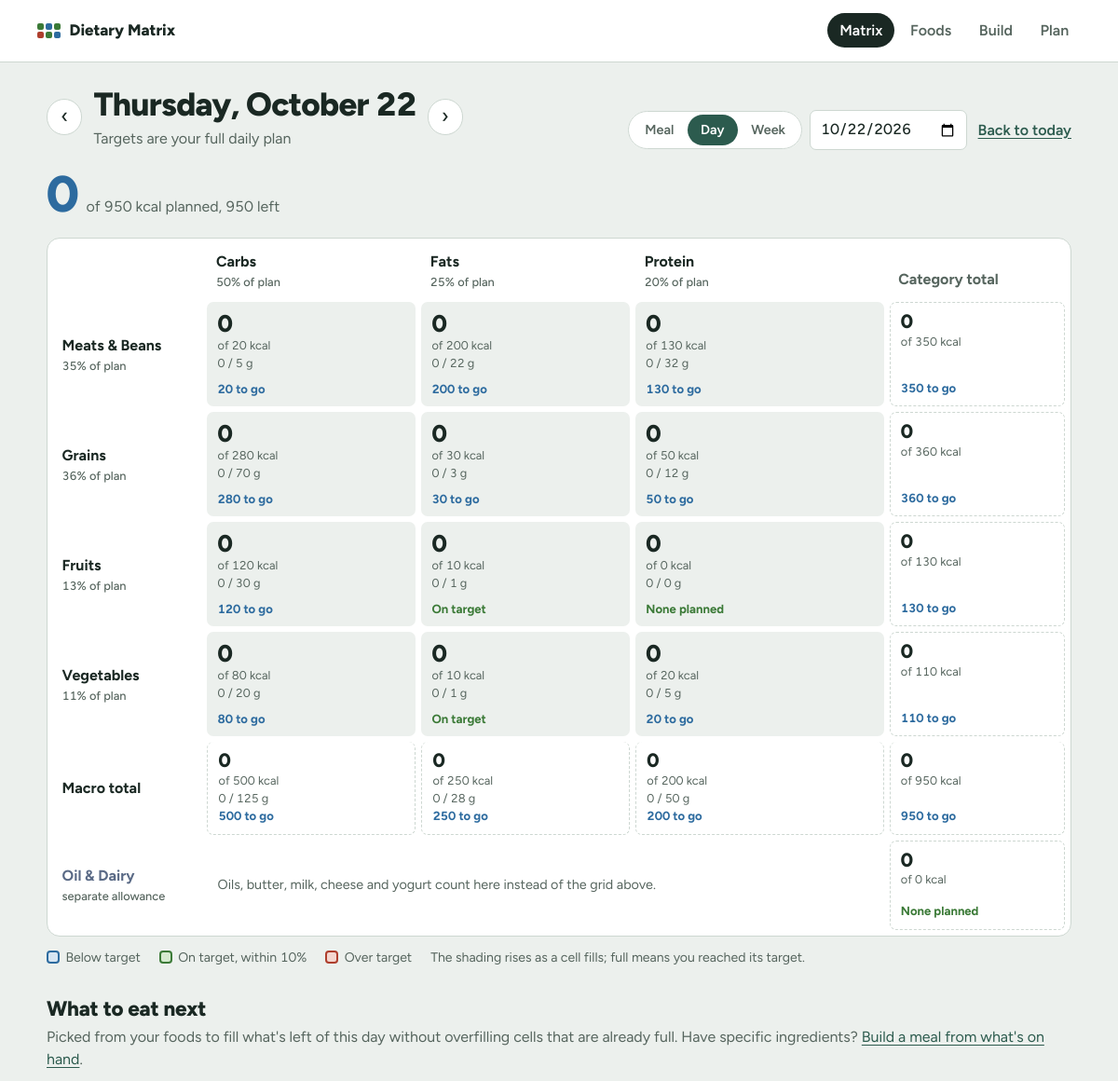
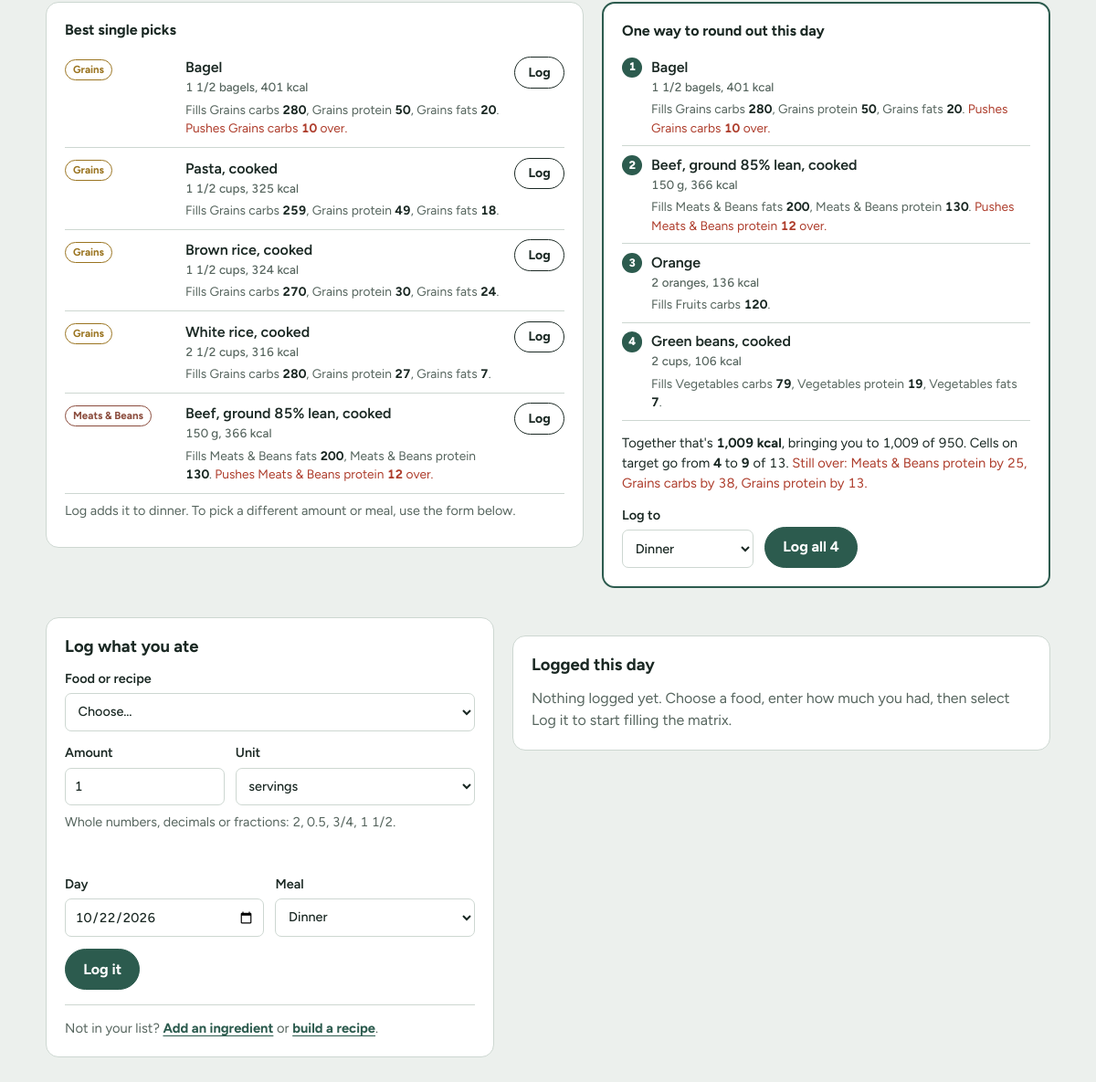
The page /?scope=day&day=2026-10-22&meal=Dinner on the database its author committed (2 pictures, top to bottom).
### tables this page shows
CREATE TABLE foods (
    id        INTEGER PRIMARY KEY AUTOINCREMENT,
    name      TEXT NOT NULL UNIQUE COLLATE NOCASE,
    category  TEXT NOT NULL,
    serving   TEXT NOT NULL DEFAULT '1 serving',
    carbs_g   REAL NOT NULL DEFAULT 0,
    fat_g     REAL NOT NULL DEFAULT 0,
    protein_g REAL NOT NULL DEFAULT 0
, kind TEXT NOT NULL DEFAULT 'ingredient', serving_g REAL, serving_ml REAL, serving_each REAL, each_label TEXT, yield_servings REAL, batch_g REAL, batch_ml REAL, batch_each REAL);

### app.py (the view)
@app.route("/")
def matrix():
    cfg = load_config()
    lib = get_library()
    period = resolve_period(request.args, cfg)
    entries = fetch_entries(period, lib)
    mx = build_matrix(cfg, entries, period["factor"])
    foods = sorted(lib.foods.values(), key=lambda f: f["name"].lower())
    groups = [("Recipes", [f for f in foods if f["kind"] == "recipe"])]
    groups += [(c, [f for f in foods if f["kind"] != "recipe" and f["category"] == c])
               for c in ALL_CATEGORIES]
    summaries = {f["id"]: lib.summary(f["id"]) for f in foods}
    if period["scope"] == "week":
        log_day = date.today() if period["is_today"] else period["start"]
    else:
        log_day = period["day"]
    log_meal = period["meal"] if period["scope"] == "meal" else guess_meal()
    selected = request.args.get("food", type=int)
    uses = dict(get_db().execute("SELECT food_id, COUNT(*) FROM log GROUP BY food_id").fetchall())
    tips = suggest(cfg, mx, lib, period["factor"], uses)
    return render_template(
        "matrix.html", cfg=cfg, p=period, mx=mx, days=group_entries(entries),
        groups=[gr for gr in groups if gr[1]], summaries=summaries, has_foods=bool(foods),
        log_day=log_day.isoformat(), log_meal=log_meal, selected=selected,
        food_data=lib.client_data(), tips=tips,
    )

### app.py (called while the page is built)
def get_db():
    if "db" not in g:
        g.db = sqlite3.connect(DB_PATH)
        g.db.row_factory = sqlite3.Row
        g.db.execute("PRAGMA foreign_keys = ON")
    return g.db

def _merge(base, override):
    for key, value in override.items():
        if isinstance(value, dict) and isinstance(base.get(key), dict):
            _merge(base[key], value)
        else:
            base[key] = value
    return base

def load_config():
    row = get_db().execute("SELECT value FROM settings WHERE key='config'").fetchone()
    cfg = copy.deepcopy(DEFAULT_SETTINGS)
    if row:
        _merge(cfg, json.loads(row["value"]))
    return cfg

def extra_allowance(cfg):
    p = cfg["extra_pct"]
    if p <= 0 or p >= 1:
        return 0.0
    return float(round(p / (1 - p) * cfg["daily_calories"], -1))

def pct_base_kcal(cfg):
    if cfg.get("pct_base") == "total":
        return cfg["daily_calories"] + extra_allowance(cfg)
    return cfg["daily_calories"]

def fmt_qty(q):
    if q is None:
        return ""
    whole = int(q)
    frac = q - whole
    if frac < 0.005:
        return f"{whole:,}"
    if frac > 0.995:
        return f"{whole + 1:,}"
    if q < 20:
        for value, label in _NICE_FRACTIONS:
            if abs(frac - value) < 0.005:
                return f"{whole} {label}" if whole else label
    return f"{q:,.2f}".rstrip("0").rstrip(".")

def pluralize(word, q):
    if q <= 1 + 1e-9 or not word or word.endswith("s"):
        return word
    if word.endswith(("ch", "sh", "x")):
        return word + "es"
    return word + "s"

def unit_label(unit, q=1, each_label=None):
    if unit == "each":
        return pluralize(each_label or "piece", q)
    label = UNITS.get(unit, (None, None, unit))[2]
    return pluralize(label, q) if unit in PLURAL_UNITS else label

def fmt_amount(q, unit, each_label=None):
    return f"{fmt_qty(q)} {unit_label(unit, q, each_label)}"

def nice_volume(ml):
    for unit, step in (("cup", 8), ("tbsp", 2), ("tsp", 4)):
        q = ml / UNITS[unit][1]
        if q >= (0.25 if unit == "cup" else 0.25) and abs(q * step - round(q * step)) < 0.03 and q < 50:
            return round(q * step) / step, unit
    return round(ml, 1), "ml"

def get_library():
    if "lib" not in g:
        g.lib = Library(get_db())
    return g.lib

def parse_day(value, default=None):
    try:
        return date.fromisoformat(str(value))
    except (TypeError, ValueError):
        return default if default is not None else date.today()

### templates/matrix.html (shortened to what this page needs)
{% extends "base.html" %}
{% from "_macros.html" import cell, unit_options, split_text with context %}
{% block content %}
<section class="period">
  <div class="period-head">
    <a class="step" href="{{ url_for('matrix', scope=p.scope, day=p.prev, meal=p.meal) }}" aria-label="Previous {{ p.scope }}">‹</a>
    <div class="period-title">
      <h1>{{ p.label }}</h1>
      <p class="note">{{ p.note }}</p>
    </div>
    <a class="step" href="{{ url_for('matrix', scope=p.scope, day=p.next, meal=p.meal) }}" aria-label="Next {{ p.scope }}">›</a>
  </div>
  <form class="period-controls" method="get" action="{{ url_for('matrix') }}" data-autosubmit>
    <fieldset class="seg">
      {% for s, lbl in [('meal', 'Meal'), ('day', 'Day'), ('week', 'Week')] %}
      <label><input type="radio" name="scope" value="{{ s }}" {% if p.scope == s %}checked{% endif %}><span>{{ lbl }}</span></label>
      {% endfor %}
    </fieldset>
    <input id="pick-day" type="date" name="day" value="{{ p.day.isoformat() }}">
    {% if not p.is_today %}<a class="today" href="{{ url_for('matrix', scope=p.scope, meal=p.meal) }}">Back to today</a>{% endif %}
  </form>
</section>
<section class="summary" aria-label="Summary">
  <p class="headline">
    <span class="big {{ mx.grand.status }}">{{ mx.grand.actual|num }}</span>
    <span>of {{ mx.grand.target|num }} kcal planned
      {%- if mx.grand.status == 'under' %}, {{ (-mx.grand.delta)|num }} left{% elif mx.grand.status == 'over' %}, {{ mx.grand.delta|num }} over{% else %}, right on plan{% endif %}</span>
  </p>
</section>
<section aria-label="Calorie matrix">
  <div class="matrix-wrap">
    <table class="matrix">
      <thead>
        <tr>
          <th scope="col"><span class="sr-only">Category</span></th>
          {% for m in MACROS %}
          <th scope="col">{{ MACRO_LABELS[m] }}<span class="plan-share">{{ mx.plan_cols[m]|pct }} of plan</span></th>
          {% endfor %}
          <th scope="col" class="total-col">Category total</th>
        </tr>
      </thead>
      <tbody>
        {% for cat in CATEGORIES %}
        <tr>
          <th scope="row">{{ cat }}<span class="plan-share">{{ mx.plan_rows[cat]|pct }} of plan</span></th>
          {% for m in MACROS %}{{ cell(mx.cells[cat][m], m) }}{% endfor %}
          {{ cell(mx.row_totals[cat], None, 'total') }}
        </tr>
        {% endfor %}
      </tbody>
      <tfoot>
        <tr class="macro-totals">
          <th scope="row">Macro total</th>
          {% for m in MACROS %}{{ cell(mx.col_totals[m], m, 'total') }}{% endfor %}
          {{ cell(mx.core_total, None, 'total') }}
        </tr>
        <tr class="extra-row">
          <th scope="row">{{ EXTRA_CATEGORY }}<span class="plan-share">separate allowance</span></th>
          <td colspan="3" class="extra-split">
            {% set em = mx.extra_macros %}
            {% if em.carbs + em.fat + em.protein > 0 %}
              From {{ em.carbs|num }} kcal carbs, {{ em.fat|num }} fat and {{ em.protein|num }} protein.
            {% else %}
              Oils, butter, milk, cheese and yogurt count here instead of the grid above.
            {% endif %}
          </td>
          {{ cell(mx.extra, None, 'total') }}
        </tr>
      </tfoot>
    </table>
  </div>
  <ul class="legend" aria-label="Legend">
    <li><span class="sw under"></span>Below target</li>
    <li><span class="sw on"></span>On target, within {{ (cfg.tolerance * 100)|round|int }}%</li>
    <li><span class="sw over"></span>Over target</li>
    <li class="legend-note">The shading rises as a cell fills; full means you reached its target.</li>
  </ul>
</section>
{% set rest = 'this meal' if p.scope == 'meal' else ('this week' if p.scope == 'week' else ('today' if p.is_today else 'this day')) %}
{% macro effect(t) -%}
<p class="effect">
  {%- if t.fills %}Fills {% for n, v in t.fills %}{{ n }} <b>{{ v|num }}</b>{{ ', ' if not loop.last }}{% endfor %}.{% endif %}
  {%- if t.overs %} <span class="over-text">Pushes {% for n, v in t.overs %}{{ n }} <b>{{ v|num }}</b>{{ ', ' if not loop.last }}{% endfor %} over.</span>{% endif -%}
</p>
{%- endmacro %}
<section class="suggest" aria-labelledby="suggest-h">
  <div class="suggest-head">
    <h2 id="suggest-h">What to eat next</h2>
    <p class="note">Picked from your foods to fill what's left of {{ rest }} without overfilling cells that are already full.
      Have specific ingredients? <a href="{{ url_for('build', scope=p.scope, day=p.day.isoformat(), meal=p.meal) }}">Build a meal from what's on hand</a>.</p>
  </div>
  {% if not has_foods %}
  {% elif tips.remaining < 10 %}
    <p class="card empty on-text">You're on plan for {{ rest }}. Nothing else needed.</p>
  {% else %}
  <div class="suggest-grid">
    <div class="card">
      <h3>Best single picks</h3>
      <ol class="picks">
        {% for t in tips.picks %}
        <li>
          <span class="tag" data-cat="{{ t.tag }}">{{ t.tag }}</span>
          <div class="pick-body">
            <span class="food">{{ t.name }}<small>{{ t.amount }}, {{ t.kcal|num }} kcal</small></span>
            {{ effect(t) }}
          </div>
          <form method="post" action="{{ url_for('add_log') }}">
            <button class="small" aria-label="Log {{ t.amount }} of {{ t.name }} to {{ log_meal|lower }}">Log</button>
          </form>
        </li>
        {% endfor %}
      </ol>
      <p class="hint">Log adds it to {{ log_meal|lower }}. To pick a different amount or meal, use the form below.</p>
    </div>
    {% if tips.plan|length > 1 %}
    <form class="card plan-card" method="post" action="{{ url_for('add_log_batch') }}">
      <h3>One way to round out {{ rest }}</h3>
      <ol class="plan-list">
        {% for t in tips.plan %}
        <li>
          <span class="food">{{ t.name }}<small>{{ t.amount }}, {{ t.kcal|num }} kcal</small></span>
          {{ effect(t) }}
        </li>
        {% endfor %}
      </ol>
      <p class="plan-outcome">Together that's <b>{{ tips.plan_total|num }} kcal</b>, bringing you to
        {{ tips.plan_after|num }} of {{ tips.plan_target|num }}. Cells on target go from
        <b>{{ tips.on_before }}</b> to <b>{{ tips.on_after }}</b> of {{ tips.slot_count }}.
        {% if tips.plan_overs %}<span class="over-text">Still over: {% for n, v in tips.plan_overs %}{{ n }} by {{ v|num }}{{ ', ' if not loop.last }}{% endfor %}.</span>{% endif %}
      </p>
      <div class="plan-actions">
        <label>Log to
          <select name="meal">{% for m in MEALS %}<option {% if log_meal == m %}selected{% endif %}>{{ m }}</option>{% endfor %}</select>
        </label>
        <button class="primary">Log all {{ tips.plan|length }}</button>
      </div>
    </form>
    {% endif %}
  </div>
  {% endif %}
</section>
<section class="log-area">
  <form class="card log-form" method="post" action="{{ url_for('add_log') }}" data-log-form>
    <h2>Log what you ate</h2>
    {% if has_foods %}
    <label>Food or recipe
      <select name="food_id" data-food-select>
        <option value="">Choose…</option>
      </select>
    </label>
    <div class="amount-row">
      <label>Amount
        <input type="text" name="quantity" value="1" inputmode="decimal" autocomplete="off" data-qty
               aria-describedby="qty-hint">
      </label>
      <label>Unit
        <select name="unit" data-unit-select>{{ unit_options() }}</select>
      </label>
    </div>
    <p class="hint" id="qty-hint">Whole numbers, decimals or fractions: 2, 0.5, 3/4, 1 1/2.</p>
    <p class="preview" data-log-preview aria-live="polite"></p>
    <div class="row-2">
      <label>Day <input type="date" name="day" value="{{ log_day }}"></label>
      <label>Meal
        <select name="meal">{% for m in MEALS %}<option {% if log_meal == m %}selected{% endif %}>{{ m }}</option>{% endfor %}</select>
      </label>
    </div>
    <button class="primary">Log it</button>
    {% else %}
    <p class="empty">Your food library is empty. Add an ingredient to start logging.</p>
    {% endif %}
    <p class="new-links">Not in your list?
      <a href="{{ url_for('new_food', kind='ingredient', back='matrix', scope=p.scope, day=p.day.isoformat(), meal=p.meal) }}">Add an ingredient</a>
      or
      <a href="{{ url_for('new_food', kind='recipe', back='matrix', scope=p.scope, day=p.day.isoformat(), meal=p.meal) }}">build a recipe</a>.
    </p>
  </form>
  <div class="card log-list">
    <h2>Logged {{ 'this ' ~ p.scope if p.scope != 'meal' else 'for ' ~ p.meal|lower }}</h2>
    {% if not days %}
      <p class="empty">Nothing logged yet. Choose a food, enter how much you had, then select Log it to start filling the matrix.</p>
    {% endif %}
  </div>
</section>
{% endblock %}

### rows shown on the page
foods: tag "Grains", name "Bagel", amount "1 1/2 bagels", kcal|num "401", fills "Grains carbs" "Grains protein" "Grains fats" "Grains carbs" "Grains protein" "Grains fats", fills "280" "50" "20" "280" "50" "20", last "," "," "," ",", overs "Grains carbs" "Grains carbs", overs "10" "10"
foods: tag "Grains", name "Pasta, cooked", amount "1 1/2 cups", kcal|num "325", fills "Grains carbs" "Grains protein" "Grains fats", fills "259" "49" "18", last "," ","
foods: tag "Grains", name "Brown rice, cooked", amount "1 1/2 cups", kcal|num "324", fills "Grains carbs" "Grains protein" "Grains fats", fills "270" "30" "24", last "," ","
foods: tag "Grains", name "White rice, cooked", amount "2 1/2 cups", kcal|num "316", fills "Grains carbs" "Grains protein" "Grains fats", fills "280" "27" "7", last "," ","
foods: tag "Meats & Beans", name "Beef, ground 85% lean, cooked", amount "150 g", kcal|num "366", fills "Meats & Beans fats" "Meats & Beans protein" "Meats & Beans fats" "Meats & Beans protein", fills "200" "130" "200" "130", last "," ",", overs "Meats & Beans protein" "Meats & Beans protein", overs "12" "12"
foods: name "Orange", amount "2 oranges", kcal|num "136", fills "Fruits carbs", fills "120"
foods: name "Green beans, cooked", amount "2 cups", kcal|num "106", fills "Vegetables carbs" "Vegetables protein" "Vegetables fats", fills "79" "19" "7", last "," ","

### other values the page prints
{{ p.label }} "Thursday, October 22"
{{ p.note }} "Targets are your full daily plan"
{{ lbl }} "Meal" "Day" "Week"
{{ mx.grand.actual|num }} "0"
{{ mx.grand.target|num }} "950"
{{ (-mx.grand.delta)|num }} "950"
{{ MACRO_LABELS[m] }} "Carbs" "Fats" "Protein"
{{ mx.plan_cols[m]|pct }} "50%" "25%" "20%"
{{ cat }} "Meats & Beans" "Grains" "Fruits" "Vegetables"
{{ mx.plan_rows[cat]|pct }} "35%" "36%" "13%" "11%"
{{ c.actual|num }} "0" "0" "0" "0" "0" "0" "0" "0" "0" "0" "0" "0" "0" "0" "0" "0" "0" "0" "0"
{{ c.target|num }} "20" "200" "130" "350" "280" "30" "50" "360" "120" "10" "0" "130" "80" "10" "20" "110" "500" "250" "200"
{{ c.actual_g|num }} "0" "0" "0" "0" "0" "0" "0" "0" "0" "0" "0" "0" "0" "0" "0"
{{ c.target_g|num }} "5" "22" "32" "70" "3" "12" "30" "1" "0" "20" "1" "5" "125" "28" "50"
{{ c.verdict }} "20 to go" "200 to go" "130 to go" "350 to go" "280 to go" "30 to go" "50 to go" "360 to go" "120 to go" "On target" "None planned" "130 to go" "80 to go" "On target" "20 to go" "110 to go" "500 to go" "250 to go" "200 to go"
